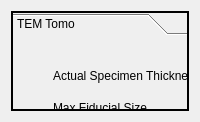
      <widget class="QWidget" name="temTomo">
       <layout class="QGridLayout" name="gridLayout_16">
        <item row="0" column="0">
         <widget class="QToolBox" name="temTomo_Toolbox">
          <property name="frameShape">
           <enum>QFrame::WinPanel</enum>
          </property>
          <property name="lineWidth">
           <number>5</number>
          </property>
          <property name="currentIndex">
           <number>0</number>
          </property>
          <widget class="QWidget" name="page_11">
           <property name="geometry">
            <rect>
             <x>0</x>
             <y>0</y>
             <width>98</width>
             <height>28</height>
            </rect>
           </property>
           <attribute name="label">
            <string>TEM Tomo</string>
           </attribute>
           <widget class="QWidget" name="layoutWidget">
            <property name="geometry">
             <rect>
              <x>40</x>
              <y>20</y>
              <width>331</width>
              <height>161</height>
             </rect>
            </property>
            <layout class="QGridLayout" name="gridLayout_17">
             <item row="0" column="0">
              <widget class="QLabel" name="MaxSpecimenThickness_TEMTomo_2">
               <property name="text">
                <string>Actual Specimen Thickness</string>
               </property>
              </widget>
             </item>
             <item row="0" column="1">
              <widget class="QLineEdit" name="MaxSpecimenThickness_Text_TEMTomo_2"/>
             </item>
             <item row="0" column="2">
              <widget class="QLabel" name="MaxSpecimenThickness_Measurement_TEMTomo_2">
               <property name="text">
                <string>nm</string>
               </property>
              </widget>
             </item>
             <item row="1" column="0">
              <widget class="QLabel" name="MaxFiducialSize_TEMTomo_2">
               <property name="text">
                <string>Max Fiducial Size</string>
               </property>
              </widget>
             </item>
             <item row="1" column="1">
              <widget class="QLineEdit" name="MaxFiducialSize_Text_TEMTomo_2"/>
             </item>
             <item row="1" column="2">
              <widget class="QLabel" name="MaxFiducialSize_Measurement_TEMTomo_2">
               <property name="text">
                <string>nm</string>
               </property>
              </widget>
             </item>
             <item row="2" column="0">
              <widget class="QLabel" name="EnergyFilterSlitSize_TEMTomo_2">
               <property name="text">
                <string>Energy Filter Slit Size</string>
               </property>
              </widget>
             </item>
             <item row="2" column="1">
              <widget class="QLineEdit" name="EnergyFilterSlitSize_Text_TEMTomo_2">
               <property name="inputMask">
                <string>25</string>
               </property>
               <property name="text">
                <string>25</string>
               </property>
              </widget>
             </item>
             <item row="2" column="2">
              <widget class="QLabel" name="EnergyFilterSlitSize_Measurement_TEMTomo_2">
               <property name="text">
                <string>eV</string>
               </property>
              </widget>
             </item>
             <item row="3" column="0">
              <widget class="QLabel" name="Voltage_TEMTomo_2">
               <property name="text">
                <string>Voltage</string>
               </property>
              </widget>
             </item>
             <item row="3" column="1">
              <widget class="QLineEdit" name="Voltage_Text_TEMTomo_2"/>
             </item>
             <item row="3" column="2">
              <widget class="QLabel" name="Voltage_Measurement_TEMTomo_2">
               <property name="text">
                <string>kV</string>
               </property>
              </widget>
             </item>
             <item row="4" column="0">
              <widget class="QLabel" name="CsValue_TEMTomo_2">
               <property name="text">
                <string>Cs Value</string>
               </property>
              </widget>
             </item>
             <item row="4" column="1">
              <widget class="QLineEdit" name="CsValue_Text_TEMTomo_2"/>
             </item>
             <item row="4" column="2">
              <widget class="QLabel" name="CsValue_Measurement_TEMTomo_2">
               <property name="text">
                <string>mm</string>
               </property>
              </widget>
             </item>
            </layout>
           </widget>
          </widget>
         </widget>
        </item>
       </layout>
      </widget>
